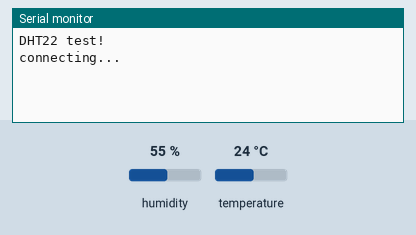
The sketch below on a simulated Arduino Uno, built with avr-gcc and run on an emulated ATmega328P. On the bench: the last lines printed to the serial monitor. Inputs (shaded band) come from the test bench; at power-on: humidity 55 %, temperature 24 °C. WiFi joins after 1.5 s; servers stay silent unless stated; uploads are accepted with an empty reply.

Above: at 3.2 s.
3.3 s: humidity set to 22 %
At 13.4 s:
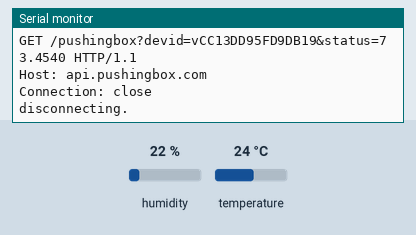
18.3 s: temperature set to 12 °C
At 23.03 s:
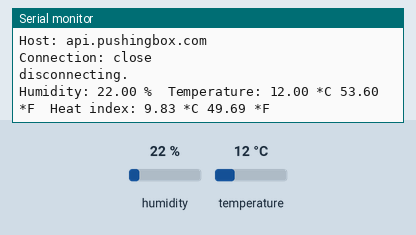
33.3 s: humidity set to 40 %
At 34.18 s:
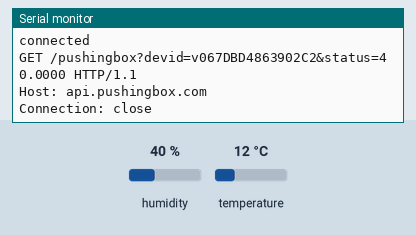
Timing chart, 0 to 36.3 s (numbered marks = the images above; inputs shaded):
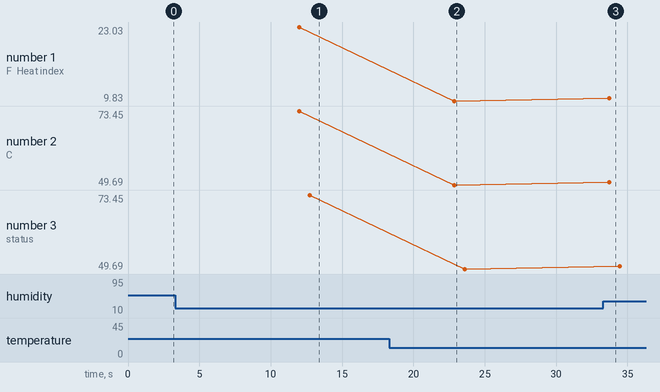

The sketch:

DHTtester.ino
```cpp
// Example testing sketch for various DHT humidity/temperature sensors
// Written by ladyada, public domain
#include <SPI.h>
#include <Ethernet2.h>
#include <EthernetUdp2.h>
#include "DHT.h"
#include <Adafruit_Sensor.h>
#undef int
#undef abs
#undef double
#undef float
#undef round
#define DHTPIN 2     // what digital pin we're connected to

#define DHTTYPE DHT22   // DHT 22  (AM2302), AM2321

// Connect pin 1 (on the left) of the sensor to +5V
// NOTE: If using a board with 3.3V logic like an Arduino Due connect pin 1
// to 3.3V instead of 5V!
// Connect pin 2 of the sensor to whatever your DHTPIN is
// Connect pin 4 (on the right) of the sensor to GROUND
// Connect a 10K resistor from pin 2 (data) to pin 1 (power) of the sensor

// Initialize DHT sensor.
// Note that older versions of this library took an optional third parameter to
// tweak the timings for faster processors.  This parameter is no longer needed
// as the current DHT reading algorithm adjusts itself to work on faster procs.
DHT dht(DHTPIN, DHTTYPE);


byte mac[] = {0x2C, 0xF7, 0xF1, 0x08, 0x03, 0x3C };  //Replace with your Ethernet shield MAC
byte ip[] = {192, 168, 10, 129};  // Your Arduino device IP address

//char devid = "v2C8873F7EC054A1";  // THIS IS THE DEVICE ID FROM PUSHINGBOX
char devid = "v067DBD4863902C2";  // THIS IS THE DEVICE ID FROM PUSHINGBOX

int del = 5; // Amount of seconds delay between posting to google docs.


char postmsg[100];
int k = 0;
char server[] = "api.pushingbox.com";
unsigned long testTime = 0;
float h;
float t;
float f;
float hif;
float hic;
unsigned long last_time = 0;
unsigned long deltaTime = 1000;
static char hum[15];
static char temp_f[15];
static char heat_index[15];
uint32_t delayMS;
EthernetClient client;

void setup() {
  Serial.begin(9600);
  dht.begin();
  Serial.println("DHT22 test!");
  Ethernet.begin(mac, ip);
  //client.setTimeout(1000);
  delay(2000);
  Serial.println("connecting...");

}

void loop() {

  // Wait a few seconds between measurements.
  delay(10000);
  // Reading temperature or humidity takes about 250 milliseconds!
  // Sensor readings may also be up to 2 seconds 'old' (its a very slow sensor)
  h = dht.readHumidity();
  // Read temperature as Celsius (the default)
  t = dht.readTemperature();
  // Read temperature as Fahrenheit (isFahrenheit = true)
  f = dht.readTemperature(true);

  // Check if any reads failed and exit early (to try again).
  if (isnan(h) || isnan(t) || isnan(f)) {
    Serial.println("Failed to read from DHT sensor!");
    return;
  }

  // Compute heat index in Fahrenheit (the default)
  hif = dht.computeHeatIndex(f, h);
  // Compute heat index in Celsius (isFahreheit = false)
  hic = dht.computeHeatIndex(t, h, false);


  Serial.print("Humidity: ");
  Serial.print(h);
  Serial.print(" %\t");
  Serial.print("Temperature: ");
  Serial.print(t);
  Serial.print(" *C ");
  Serial.print(f);
  Serial.print(" *F\t");
  Serial.print("Heat index: ");
  Serial.print(hic);
  Serial.print(" *C ");
  Serial.print(hif);
  Serial.println(" *F");
  dtostrf(h,6,4,hum);
  dtostrf(f,6,4,temp_f);
  dtostrf(hif,6,4,heat_index);

    delay(delayMS);
    if (client.connect(server, 80)== 1)
    {
      //k = 0;
      Serial.println("connected");
      //sprintf(postmsg, "GET /pushingbox?devid=v2C8873F7EC054A1&status=%s HTTP/1.1",temp_f); // NOTE** In this line of code you can see where the temperature value is inserted into the wed address. It follows 'status=' Change that value to whatever you want to post.
      sprintf(postmsg, "GET /pushingbox?devid=v067DBD4863902C2&status=%s HTTP/1.1",hum); // NOTE** In this line of code you can see where the temperature value is inserted into the wed address. It follows 'status=' Change that value to whatever you want to post.
      client.println(postmsg);
      client.println("Host: api.pushingbox.com");
      client.println("Connection: close");
      client.println();

      Serial.println(postmsg);
      Serial.println("Host: api.pushingbox.com");
      Serial.println("Connection: close");
      Serial.println();

      //delay(100);
      client.stop();
    }

    delay(delayMS);
    if (client.connect(server, 80)== 1)
    {
      //k = 0;
      Serial.println("connected");
      //sprintf(postmsg, "GET /pushingbox?devid=v2C8873F7EC054A1&status=%s HTTP/1.1",temp_f); // NOTE** In this line of code you can see where the temperature value is inserted into the wed address. It follows 'status=' Change that value to whatever you want to post.
      sprintf(postmsg, "GET /pushingbox?devid=v58A493004D7C72E&status=%s HTTP/1.1",temp_f); // NOTE** In this line of code you can see where the temperature value is inserted into the wed address. It follows 'status=' Change that value to whatever you want to post.
      client.println(postmsg);
      client.println("Host: api.pushingbox.com");
      client.println("Connection: close");
      client.println();

      Serial.println(postmsg);
      Serial.println("Host: api.pushingbox.com");
      Serial.println("Connection: close");
      Serial.println();

      //delay(100);
      client.stop();
    }

    delay(delayMS);
    if (client.connect(server, 80)== 1)
    {
      //k = 0;
      Serial.println("connected");
      //sprintf(postmsg, "GET /pushingbox?devid=v2C8873F7EC054A1&status=%s HTTP/1.1",temp_f); // NOTE** In this line of code you can see where the temperature value is inserted into the wed address. It follows 'status=' Change that value to whatever you want to post.
      sprintf(postmsg, "GET /pushingbox?devid=vCC13DD95FD9DB19&status=%s HTTP/1.1",heat_index); // NOTE** In this line of code you can see where the temperature value is inserted into the wed address. It follows 'status=' Change that value to whatever you want to post.
      client.println(postmsg);
      client.println("Host: api.pushingbox.com");
      client.println("Connection: close");
      client.println();

      Serial.println(postmsg);
      Serial.println("Host: api.pushingbox.com");
      Serial.println("Connection: close");
      Serial.println();

      //delay(100);
      client.stop();
    }
    //delay(100);

    if (!client.connected())
    {
      Serial.println();
      Serial.println("disconnecting.");
      client.stop();
      //k == 1;
      return;
    }
    Serial.println(millis() - testTime);
  //}

}
```

Measured:
- after the input at 3.3 s, the serial monitor: prints a new line after 8.7 s (image 1)
- after the input at 18.3 s, the serial monitor: prints a new line after 4.6 s (image 2)
- after the input at 33.3 s, the serial monitor: prints a new line after 0.43 s (image 3)
- plotted number 1: 23.03 → 9.83 after the input at 18.3 s, 9.83 → 10.3 after the input at 33.3 s
- plotted number 2: 73.45 → 49.69 after the input at 18.3 s, 49.69 → 50.54 after the input at 33.3 s
- plotted number 3: 73.45 → 49.69 after the input at 18.3 s, 49.69 → 50.54 after the input at 33.3 s
